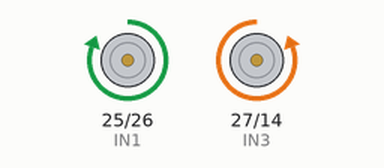
Recording of a sketch running on a simulated ESP32. On the bench: motor-driver pin pairs drawn as motors (green arrow = first pin HIGH = forward, orange = second pin HIGH = backward, longer = more drive, scaled by the enable pin).

Above: at 1.0 s.
At 3.0 s:
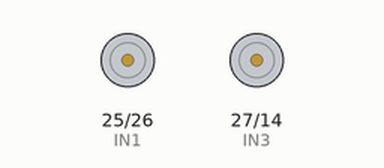
Timing chart, 0 to 5.2 s (numbered marks = the images above):
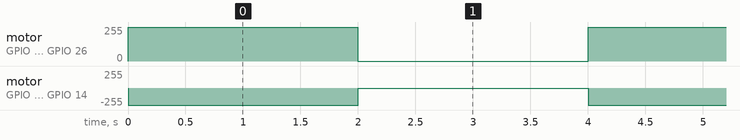

Measured:
- by itself, motor on GPIO 25 (IN1) / GPIO 26 (IN2): alternates forward 255/255 for 2.0 s and stopped for 2.0 s
- by itself, motor on GPIO 27 (IN3) / GPIO 14 (IN4): alternates backward 255/255 for 2.0 s and stopped for 2.0 s

The sketch:

L298NdryRun.ino
```cpp
#define IN1 25
#define IN2 26
#define IN3 27
#define IN4 14
#define ENA 12
#define ENB 13

void setup() {
  // Set all motor control pins as outputs
  pinMode(IN1, OUTPUT);
  pinMode(IN2, OUTPUT);
  pinMode(IN3, OUTPUT);
  pinMode(IN4, OUTPUT);
  pinMode(ENA, OUTPUT);
  pinMode(ENB, OUTPUT);

  // Enable the motors
  digitalWrite(ENA, HIGH);
  digitalWrite(ENB, HIGH);
}

void loop() {
  // Drive motor A forward and motor B backward
  digitalWrite(IN1, HIGH);
  digitalWrite(IN2, LOW);
  digitalWrite(IN3, LOW);
  digitalWrite(IN4, HIGH);

  delay(2000);

  // Stop the motors
  digitalWrite(IN1, LOW);
  digitalWrite(IN2, LOW);
  digitalWrite(IN3, LOW);
  digitalWrite(IN4, LOW);

  delay(2000);
}
```
